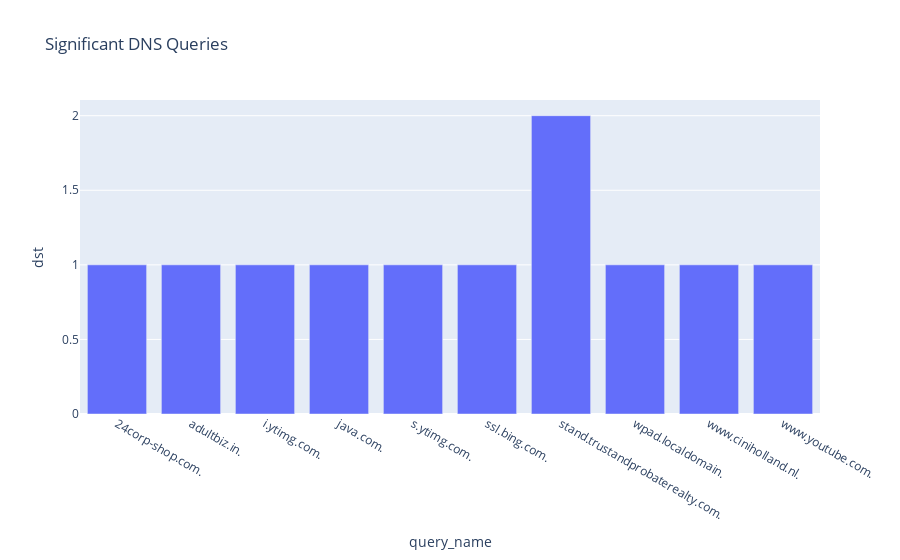

Notebook code cell kept with this figure:
### Code cell
fig = px.bar(high_dns.reset_index(), x="query_name", y="dst", title="Significant DNS Queries")
fig.show()

### Figure 1 — Plotly figure (JSON) as saved in the notebook; plotly's stock layout.template omitted (floating-point values rounded to 4 significant figures)
{"data": [{"alignmentgroup": "True", "hovertemplate": "query_name=%{x}<br>dst=%{y}<extra></extra>", "legendgroup": "", "marker": {"color": "#636efa"}, "name": "", "offsetgroup": "", "orientation": "v", "showlegend": false, "textposition": "auto", "type": "bar", "x": ["24corp-shop.com.", "adultbiz.in.", "i.ytimg.com.", "java.com.", "s.ytimg.com.", "ssl.bing.com.", "stand.trustandprobaterealty.com.", "wpad.localdomain.", "www.ciniholland.nl.", "www.youtube.com."], "xaxis": "x", "y": [1, 1, 1, 1, 1, 1, 2, 1, 1, 1], "yaxis": "y"}], "layout": {"autosize": true, "barmode": "relative", "legend": {"tracegroupgap": 0}, "title": {"text": "Significant DNS Queries"}, "xaxis": {"anchor": "y", "autorange": true, "domain": [0, 1], "range": [-0.5, 9.5], "title": {"text": "query_name"}, "type": "category"}, "yaxis": {"anchor": "x", "autorange": true, "domain": [0, 1], "range": [0, 2.105], "title": {"text": "dst"}, "type": "linear"}}}
